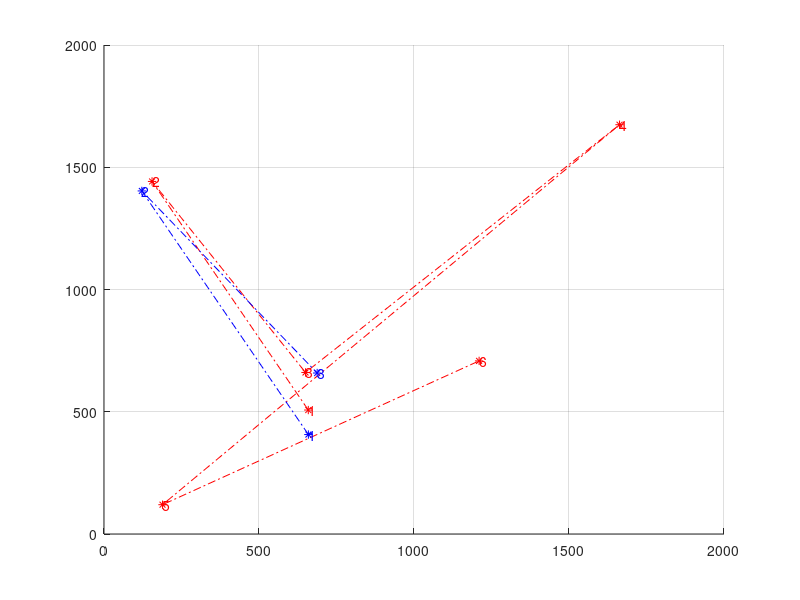

This chart was generated by the following MATLAB code:
function ssimp ()
% % % % % % % % % % % % % % % % % % % % % % % % % % % % % % % % % % % % % % 
% Coded by: Fernando Gonzalez-Herrera   - CIMAT Zacatecas
%           Carlos Lara-Alvarez         - CIMAT Zacatecas
% % % % % % % % % % % % % % % % % % % % % % % % % % % % % % % % % % % % % %
clc;
close all;
% % % % % % % % % % % % % % % % % % % % % % % % % % % % % % % % % % % % % % 
% Parameters for Frechet and scanpath comparison algorith
maxFrechet=(3*30)*sqrt(2);
maxA=maxFrechet;
dista=maxFrechet;
dista2=maxFrechet;
qgamas=3;
pung=4;
ne=3;
npe=pung-2;
% % % % % % % % % % % % % % % % % % % % % % % % % % % % % % % % % % % % % % 
% % % % % % % % % % % % % % % % % % % % % % % % % % % % % % % % % % % % % % 
% Random Walk Parameters
% ex, ey = Boundaries
% n = number of points to generate
% npoints = number of scanpath points to evaluate as pattern
    [Sal1, Sal2]=RandomWalk(50, 50, pung, maxFrechet);
%     [Sal1, Sal2]=RandomWalk2(50, 50, pung, ne, npe, maxFrechet);
    qx =Sal1(1,:)
    qy =Sal1(2,:)
    qpx=Sal2(1,:)
    qpy=Sal2(2,:)
    hold on;
    grid on
    grid minor
    plot(qx,qy,'.-.r')
    plot(qx,qy,'*r')
    for ii = 1:length(qx)
        text(qx(ii),qy(ii),num2str(ii),'Color','r')
    end
    hold on;
    grid on
    grid minor
    plot(qpx,qpy,'.-.b')
    plot(qpx,qpy,'*b')
    for ii = 1:length(qpx)
        text(qpx(ii),qpy(ii),num2str(ii),'Color','b')
    end
    
    
%     TWO_Esimp(qx, qy, maxFrechet)
end

% During each 
% iteration, a new gaze point is either created within close proximity to
% the current fixation or a saccade is initiated. A new saccade’s 
% coordinates are determined according to a normal distribution N (µ, σ0) 
% with µ set to the screen center and σ' set to a sixth of the display 
% width and height. Fixations are modeled by a Poisson distribution with a 
% mean of 1300 ms. New gaze points that are part of a fixation are modeled 
% by a normally distributed offset characterized by N (0, σ00) with σ 00 
% set to 0.91 visual angle from the previous location, or about 30 pixels. 
% The choice of 30 pixels is not unusual; it is actually more conservative 
% than the typical choice of 50 pixels in common dispersion-based 
% (position-variance) fixation detection algorithms.
function [Sal1, Sal2] = RandomWalk (ex, ey, n, maxFrechet)
% % % % % 1920x1080 Screen Resolution
% % % % % First random point within a square on the middle on the screen
% % % % % emulation atention to test
    xmin=0+ex;      xmax=1920-ex;       %ex px offset from top to bottom
    ymin=0+ey;      ymax=1080-ey;       %ey px offset from left to right
    m=n;                                %Number of points to generate
    Sal1=[]; Sal2=[]; s1=[]; s2=[]; s3=[]; s4=[];
    i=1; k=1;
% % Random Coordinates n=m
%     x1=round(xmin+rand(1,n)*(xmax-xmin))
%     y1=round(ymin+rand(1,m)*(ymax-ymin))
    
    s1=round(xmin+rand(1,1)*(xmax-xmin))
    s2=round(ymin+rand(1,1)*(ymax-ymin))
%     x2=round((randn(1,n)*30)+x1);
%     y2=round((randn(1,m)*30)+y1); 
    while i~=n
        pro=abs(rand(1));
        if pro>0.4
%             err=randn(1,1);
%             s1=horzcat(s1, x1(band:i), rand(1,1)*(maxFrechet*3))             
%             s2=horzcat(s2, y1(band:i), rand(1,1)*(maxFrechet*3))
            s1=horzcat(s1, (s1(k)+(randn(1,1)*30)))
            s2=horzcat(s2, (s1(k)+(randn(1,1)*30)))
            k=k+1;
%             s1=horzcat(s1, x1(i)+(randn(1,1)*20))            
%             s2=horzcat(s2, y1(i)+(randn(1,1)*20))
        else
            s1=horzcat(s1,round(xmin+rand(1,1)*(xmax-xmin)))
            s2=horzcat(s2,round(xmin+rand(1,1)*(xmax-xmin)))
%             s1=horzcat(s1, x1(i));
%             s2=horzcat(s2, y1(i));
            s3=horzcat(s3, (s1(i)+(randn(1,1)*30)));
            s4=horzcat(s4, (s2(i)+(randn(1,1)*30)));
            i=i+1;
        end
    end
    s1
    s2
%     Sal1(1,:)=x1;
%     Sal1(2,:)=y1;
    Sal1(1,:)=s1;
    Sal1(2,:)=s2;
    Sal2(1,:)=s3;
    Sal2(2,:)=s4;
%     Sal2(1,:)=real(x2);
%     Sal2(2,:)=real(y2);
end

% % % Random Coordinates n=m
%     x1=round(xmin+rand(1,n)*(xmax-xmin));
%     y1=round(ymin+rand(1,m)*(ymax-ymin));
% % % Add gaussian noise to each coordenate
%     x2=round((randn(1,n)*30)+x1)
%     y2=round((randn(1,m)*30)+y1)

function [Sal1, Sal2, outl] = RandomWalk2 (ex, ey, n, ne, npe, maxFrechet)
% % % % % 1920x1080 Screen Resolution
% % % % % First random point within a square on the middle on the screen
% % % % % emulation atention to test
    xmin=0+ex;      xmax=1920-ex;       %ex px offset from top to bottom
    ymin=0+ey;      ymax=1080-ey;       %ey px offset from left to right
    m=n;                                %Number of points to generate
% % Random Coordinates n=m
    x1=round(xmin+rand(1,n)*(xmax-xmin));
    y1=round(ymin+rand(1,m)*(ymax-ymin));
% % Add gaussian noise to each coordenate
    x2=round((randn(1,n)*30)+x1)
    y2=round((randn(1,m)*30)+y1)
    e = randi([1 n-npe],1,1);    
    sx=x2(1:e);
    sy=y2(1:e);
    ex=x2(e:end);
    ey=y2(e:end);
    m=[];
    for i=0:(npe-1)
        er=e+i;
        mx=round(x1(er)+(rand(1,ne)*maxFrechet));
        my=round(y1(er)+(rand(1,ne)*maxFrechet));
%         tx=horzcat(sx, ex);
%         ty=horzcat(sy, ey);
%         m=horzcat(m,mx);
        Sal1(1,:)=horzcat(sx,mx,ex);
        Sal1(2,:)=horzcat(sy,my,ey);
%         Sal1(1,:)=horzcat(x1(1:er), round((x1(er+i)-maxFrechet)+rand(1,ne)*maxFrechet), x1(er:end))
%         Sal1(2,:)=horzcat(y1(1:er), round((y1(er+i)-maxFrechet)+rand(1,ne)*maxFrechet), y1(er:end))
    end
% Add random outlier
    top=fix(n/6)
%     for i=1:top
%        pla=randi(n,1,1);
%        x2(1,pla)=round(xmin+rand(1,1)*(xmax-xmin))       
%        y2(1,pla)=round(ymin+rand(1,1)*(ymax-ymin))
%     end
% To a Sal vector
%     Sal1(1,:)=real(x1);
%     Sal1(2,:)=real(y1);
    Sal2(1,:)=real(x2);
    Sal2(2,:)=real(y2);
    outl=top;
end

function [simp] = TWO_Esimp (scx, scy, maxFrechet)
    if size(scx,2)==size(scy,2)
        i0=2; i1=size(scx,2);
        for i=i0:i1
            fprintf('###############   Run %i      ############### \n',i);
            pi1=[scx(1);scy(1);1];
            pf1=[scx(i);scy(i);1];
            fprintf('###############   Recta entre (%i, %i)  a (%i, %i)\n',scx(1),scy(1),scx(i),scy(i));
            l1=cross(pi1,pf1);
            ll1=l1(1:2,1);
            k1=1/sqrt(dot(ll1,ll1));
            eq1=k1*l1;
            for i=1:i1-i0
                fprintf('###############   Puntos %i',1);
                l2dots(i)=dot(eq1,[scx(i);scy(i);1]);
            end
            l2dots=abs(l2dots)
            l2dot=l2dots;
            l2dot=l2dot(l2dot>0);
            l2dot=l2dot(l2dot<=maxFrechet)
            for i=1:size(l2dots,2)
                for j=1:size(l2dot,2)
                    find(l2dots(i)==l2dot(j))
                end
            end
        end
    end
end